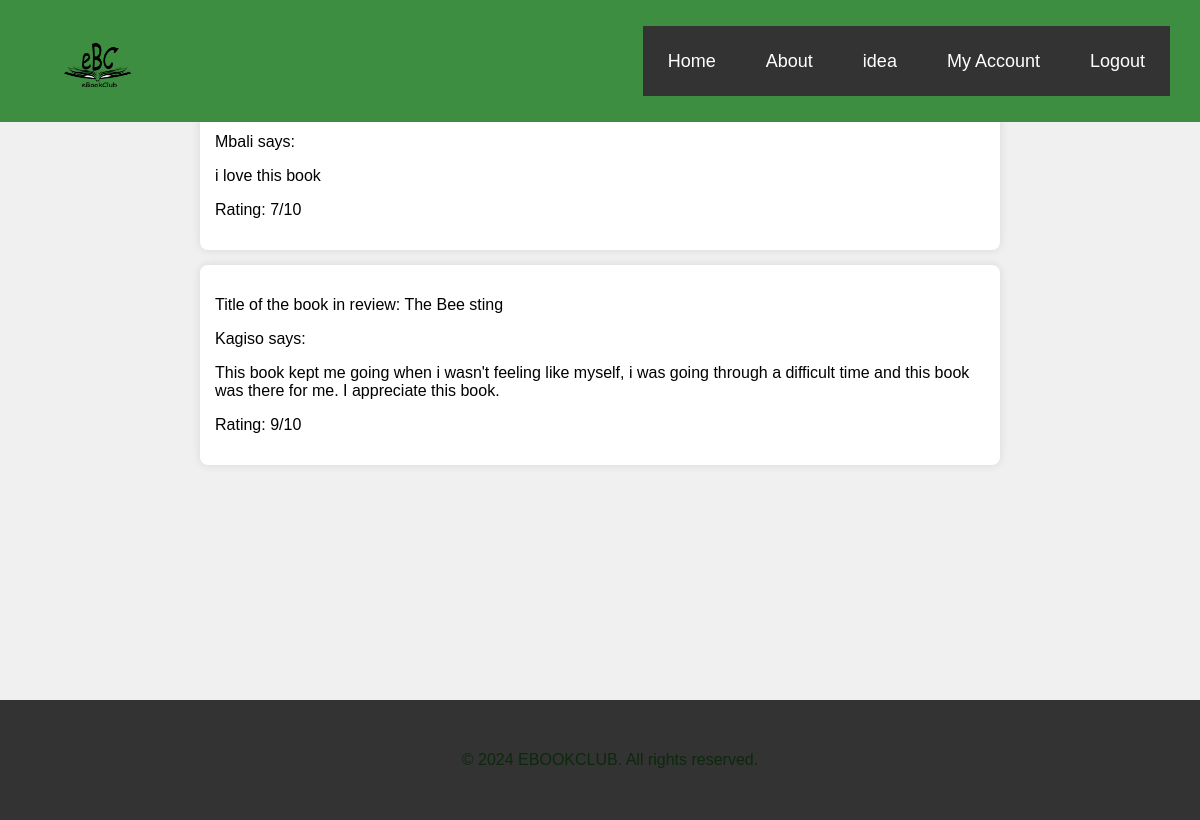
The page /post_review (signed in) on the database as committed earlier.
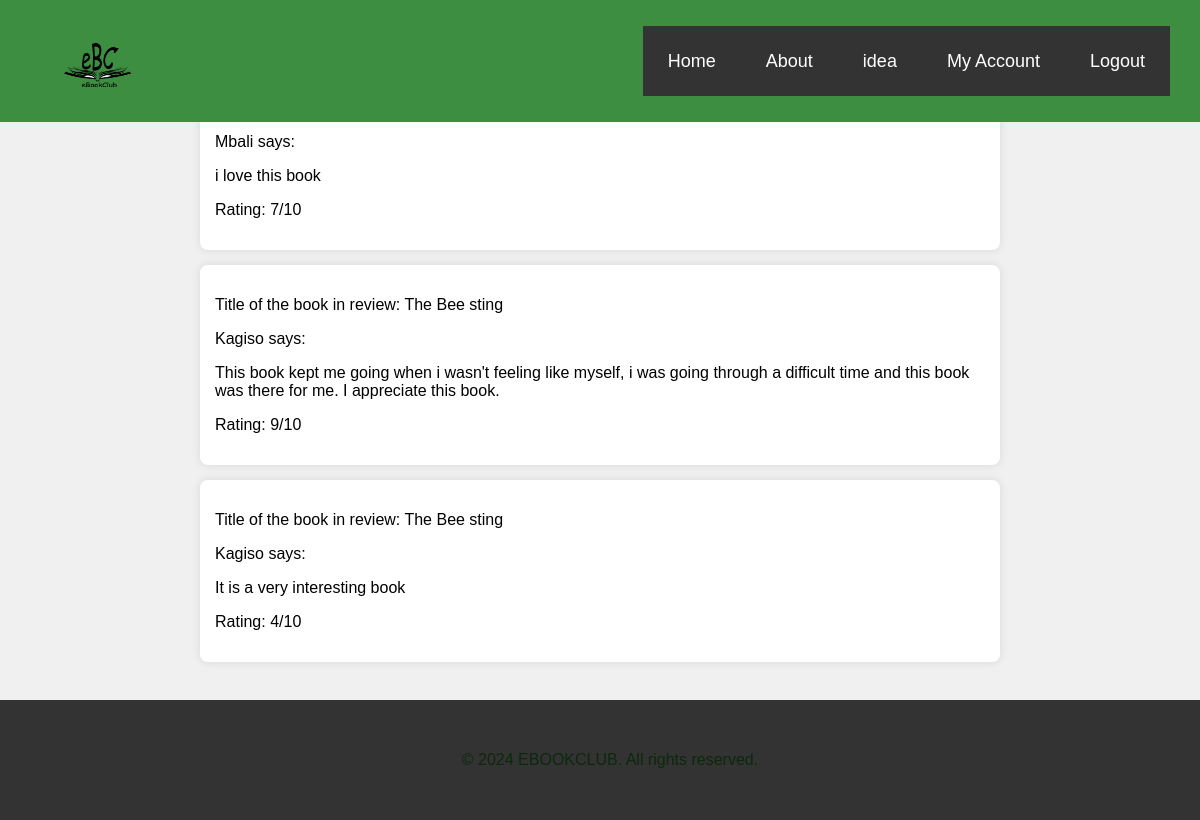
The same page on the database as committed later.
### web_site/models/Review_model.py (models this page shows)
class Reviews(db.Model):
    id = db.Column(db.Integer, primary_key=True, unique=True)
    Book_id = db.Column(db.String(60), db.ForeignKey("books.id"), nullable=False)
    Bookname = db.Column(db.String(60), db.ForeignKey("books.title"), nullable=False)
    user_id = db.Column(db.String(60), db.ForeignKey("user.id"), nullable=False)
    username = db.Column(db.String(60), db.ForeignKey("user.name"), nullable=False)
    Review_text = db.Column(db.Text(1024), nullable=False)
    rating = db.Column(db.Integer, nullable=False, default=0)

### web_site/views/app_views.py (the view)
@app_views.route('/post_review',  strict_slashes=False)
@login_required
def post_review():
    list_reviews = Reviews.query.all()
    return render_template("all_reviews.html", list_reviews=list_reviews)

### app.py (called while the page is built)
@login_manager.user_loader
def load_user(id):
    return User.query.get(int(id))

### web_site/templates/all_reviews.html
{% extends "layout.html" %}
{% block body %}
<nav>
    <img src="eBookClub/images/Ebooklogo.png" class="logo ebook-logo">
        <ul>
            <li><a href="#">Home</a><li>
            <li><a href="#">About</a><li>
            <li><a href="#">idea</a><li>
            <li><a href="#">My Account</a><li>
            <li><a href="#">Logout</a><li>
        </ul>
</nav>
     <div class="reviews-list">
        <h2>Reviews</h2>
        {% for review in list_reviews %}
            <div class="review-item">
               <p>Title of the book in review: {{ review.Bookname }}</p>
               <p>{{ review.username }} says:</p>
               <p>{{ review.Review_text }}</p>
               <p>Rating: {{ review.rating }}/10</p>
            </div>
         {% endfor %}
    </div>
    <footer class="footer">
        <p class="footer-text">&copy; 2024 EBOOKCLUB. All rights reserved.</p>
    </footer>
{% endblock %}

Rows that differ between the two databases and show on the page:
added Reviews: Bookname "The Bee sting", username "Kagiso", Review_text "It is a very interesting book", rating "4"
